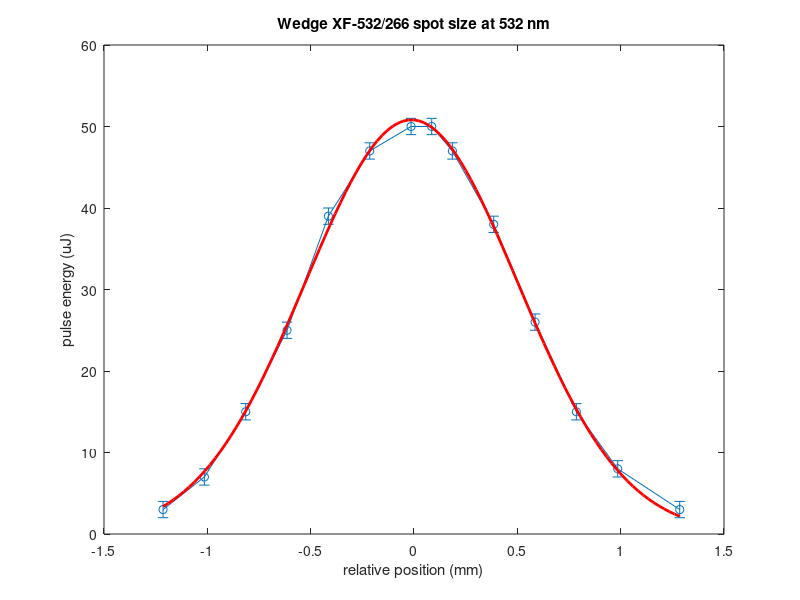

MATLAB code for this plot:
% Example script and functions for fitting a Gaussian to a set of measured data
%
% USAGE:
%	> gaussFitEx
%
%
% Christopher Smeenk
% January 30, 2017

function gaussFitEx()
% measured data: update these values
% ------------------------------------------------
positiona = [7.5,7.2,7.,6.8,6.6,6.4,6.3,6.2,6.0,5.8,5.6,5.4,5.2,5.]; % x
Ena = [3,8,15,26,38,47,50,50,47,39,25,15,7,3]; % y
Ena_err = ones(size(Ena)); % error in y
% ------------------------------------------------
% end of measured data


% centre the spots on zero for plotting
positiona = positiona - mean(positiona);

% plot the data
hn1 = errorbar(positiona, Ena, Ena_err, '-o');
xlabel('relative position (mm)');
ylabel('pulse energy (uJ)');
title('Wedge XF-532/266 spot size at 532 nm');
hold on;

% fit the Gaussian
% initial guess for parameters (centre,sigma,amplitude,offset)
iguess = [0,0.5,50,0];

% the next line calls the optimization function fminsearch to minimize the value of expfit by varying the parameter values in the vector p. p is a dummy variable.
fitp = fminsearch(@(p) expfit(p,positiona,Ena,Ena_err), iguess);

% plot the fit
xfit = linspace(positiona(1), positiona(end));
yfit = gaussFunc(xfit, fitp(1), fitp(2), fitp(3), fitp(4));
plot(xfit, yfit, 'r', 'LineWidth',2);
hold off;

% End of script
% ------------------------------------------------
end

% Functions to assist with fitting
% Gaussian function
function y = gaussFunc(x, x0, sigma, A, offset)
     %gaussFunc(x, x0, sigma, A):
     
     %OUTPUT - vector of values y evaluated at locations in x
	
     y = A*exp(-(x - x0).^2/sigma.^2) + offset;
end

% Chi-Squared function. This is the objective function to minimize by varying the gaussFunc parameters.
function chisqr = expfit(pars, xdata, ydata, errdata)
	%Fit a Gaussian using chi-squared minimization function.
	
	%FIT PARAMETERS:
	%pars(1) - x0
	%pars(2) - sigma
	%pars(3) - Amplitude
	%pars(4) - offset
	
	chisqr = sum( (ydata - gaussFunc(xdata, pars(1), pars(2), pars(3), pars(4)) ).^2/errdata.^2 );
end
